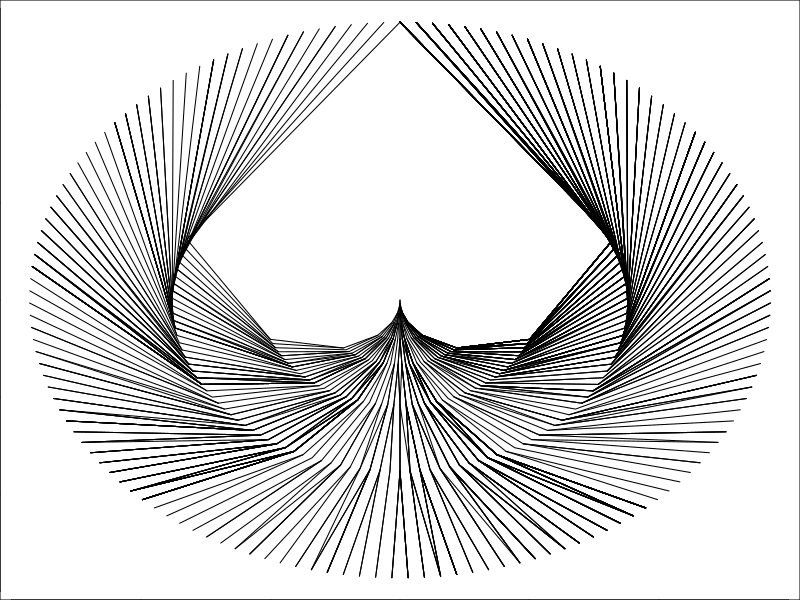

Reproduce this figure in R.
rm(list = ls())
phi <- (1 + 5**0.5) / 2
psi <- (1 - 5**0.5) / 2
n <- 12
fib <- (phi**(1:n) - psi**(1:n)) / (phi  - psi)
fib <- as.integer(fib)
r <- fib[2:n] - fib[2]
theta <- r * (pi / max(r)) 
L = -theta - (pi / 2)
R = L + 2 * theta
tab <- data.frame(r, L, R) 
len <- nrow(tab)
blank <- rep(NA, len)
maketab <- function(i, tab) {
    cols <- lapply((2:ncol(tab)), makebranch, i, tab)
    tab <- cbind(tab, data.frame(cols))
    if (i + 1 == len) {
        return(tab)
    } else {
        maketab(i + 1, tab)
    }
}
makebranch <- function(j, i, tab) {
    name <- substr(names(tab[j]), 1, 1)
    if (name == "L") {
        name <- "R"
        node <- i
        sign <- 1
    } else {
        name <- "L"
        node <- i + 1
        sign <- -1
    }
    blank[node:len] <- 
        tab[[j]][node:len] + sign * 2 * theta[1:(len - (node - 1))]
    blank <- data.frame(blank)
    names(blank) <- name
    return(blank)
}
tab <- maketab(2, tab)

par(mar = c(0, 0, 0, 0))
plot(c(r, -r), c(r, -r), type = "n")
for (col in tab[2:ncol(tab)]) {
    x <- tab$r * cos(col)
    y <- tab$r * sin(col)
    lines(x, y)
}
